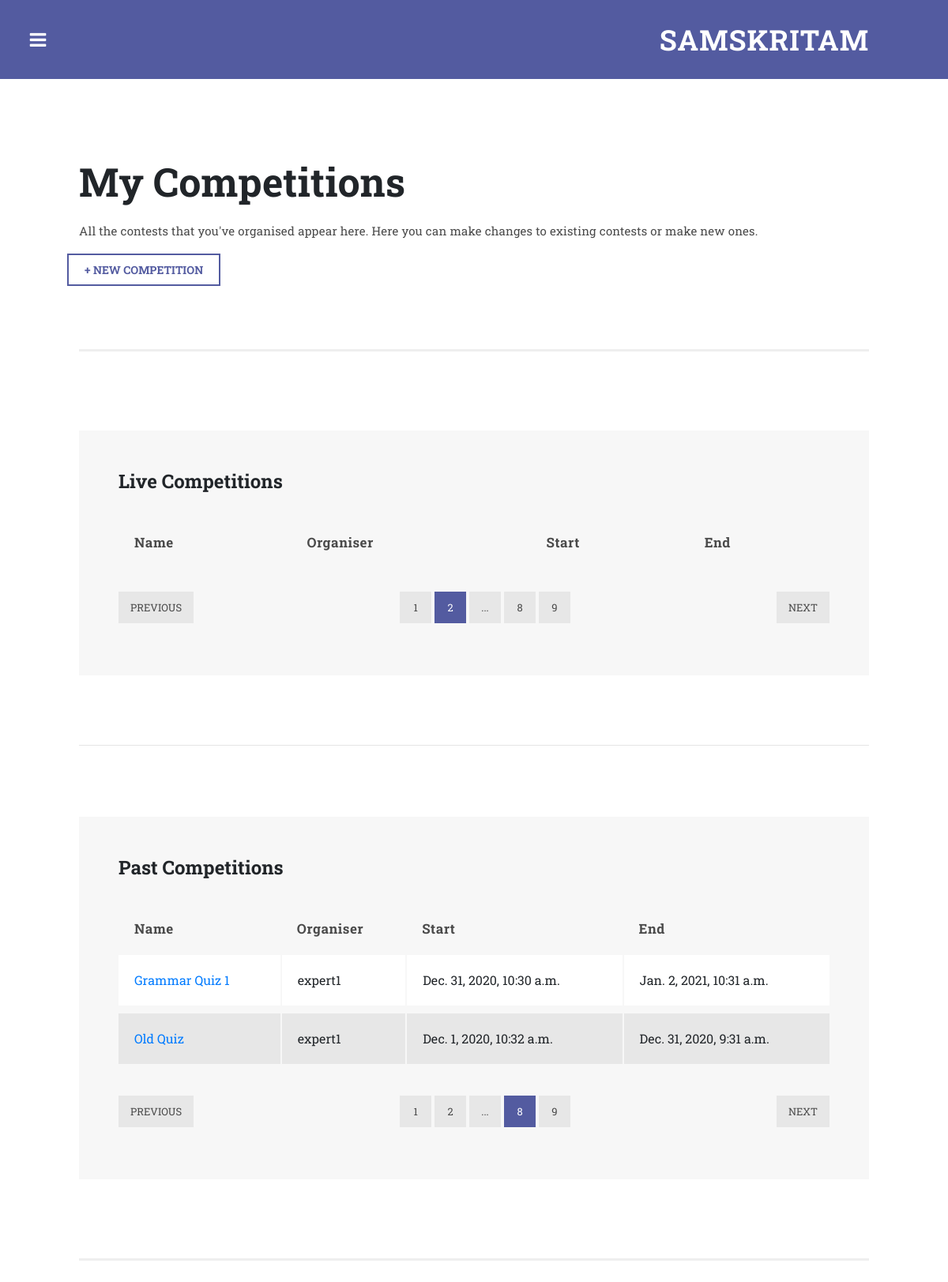
Before: /my_competitions/ (signed in) with the older database file.
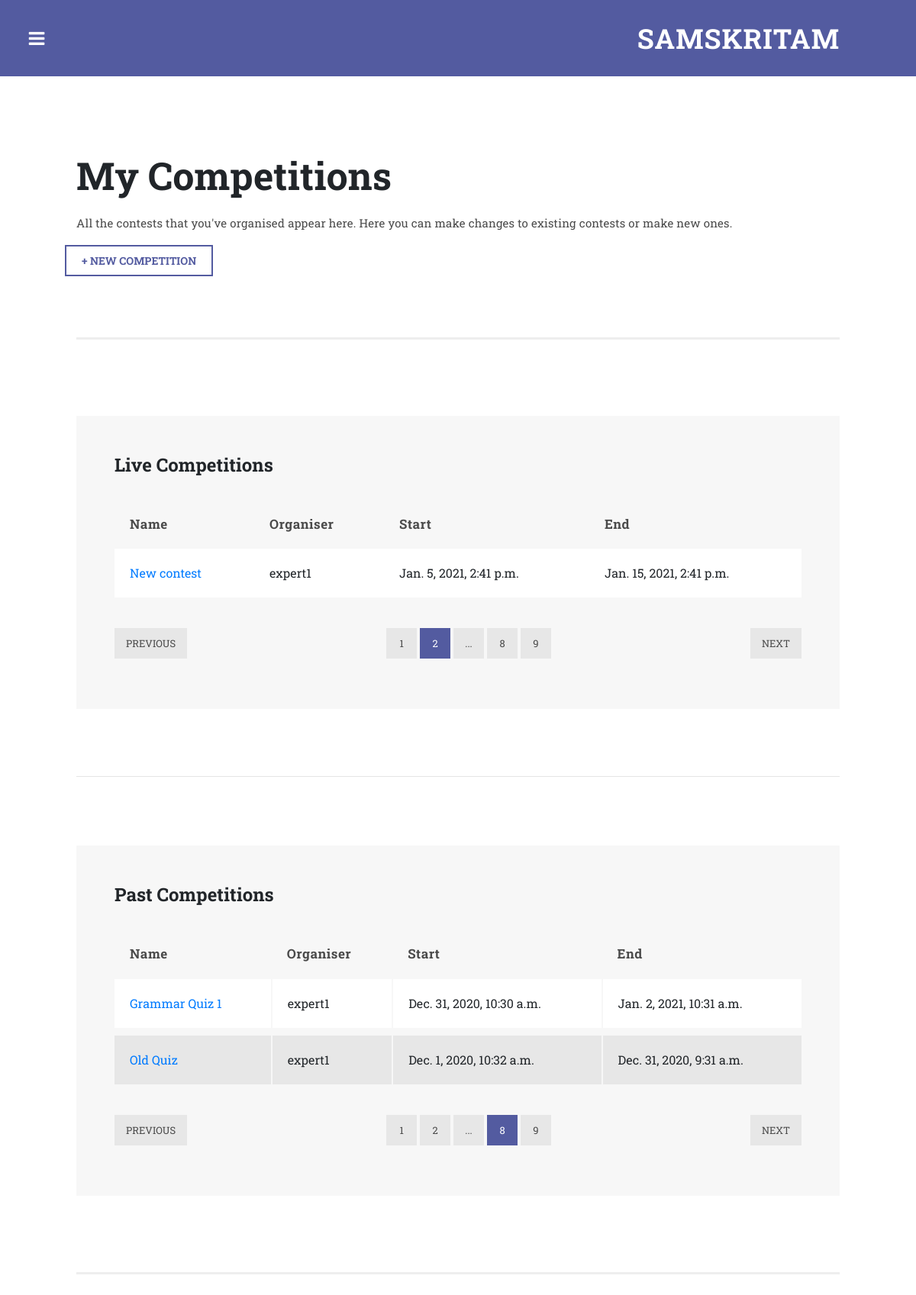
After: the same page with the newer database file.
### main/models.py (models this page shows, shortened)
class Competition(models.Model):
    name = models.CharField(max_length=200)
    organiser = models.ForeignKey(User,on_delete=models.SET_NULL,null=True)
    description = models.TextField(default='-')
    start_time = models.DateTimeField(null = True)
    end_time = models.DateTimeField(null = True)
    imageurl = models.TextField(null = True, blank = True,default='-')
    imagename = models.TextField(null = True, blank =True,default='-')

### main/views.py (the view)
# urls.py: path('my_competitions/',views.my_competitions,name="my_competitions"),
def my_competitions(request):
    expert = None
    if request.user.is_authenticated:
        if Expert_data.objects.filter(user = request.user):
            expert = request.user
    if not expert:
        return(redirect(home))
    now = datetime.now()
    my_live_competitions = Competition.objects.filter(end_time__gte=now,organiser = expert)
    my_past_competitions = Competition.objects.filter(end_time__lt=now,organiser = expert)
    return render(request,'main/my_competitions.html',{"expert":expert,"live_competitions":my_live_competitions,"past_competitions":my_past_competitions})

### templates/main/my_competitions.html (shortened to what this page needs)
{%extends "main/base.html"%}
{% load static %}
{% block content %}
            <div class="page-heading">
              <div class="container-fluid">
                <div class="row">
                  <div class="col-md-12">
                    <h1 style="font-size: 50px;">My Competitions</h1>
                    <p>All the contests that you've organised appear here. Here you can make changes to existing contests or make new ones.</p>
                  </div>
                  <div class="heading">
                <a href="{% url 'new_competition' %}"><button>+ New Competition</button></a>
                  </div>
                </div>
              </div>
            </div>
            <section class="tables">
              <div class="container-fluid">
                <div class="row">
                  <div class="col-md-12">
                    <div class="default-table">
                      <div class="section-heading">
                        <h2>Live Competitions</h2>
                      </div>
                      <table>
                        <thead>
                          <tr>
                            <th>Name</th>
                            <th>Organiser</th>
                            <th>Start</th>
                            <th>End</th>
                          </tr>
                        </thead>
                        <tbody>
                          {% for competition in live_competitions %}
                          <tr>
                            <td><a href="{% url 'my_competition_description' pk=competition.pk %}">{{competition.name}}</a></td>
                            <td>{{competition.organiser}}</td>
                            <td>{{competition.start_time}}</td>
                            <td>{{competition.end_time}}</td>
                          </tr>
                          {% endfor %}
                        </tbody>
                      </table>
                      <ul class="table-pagination">
                        <li><a href="#">Previous</a></li>
                        <li><a href="#">1</a></li>
                        <li class="active"><a href="#">2</a></li>
                        <li><a href="#">...</a></li>
                        <li><a href="#">8</a></li>
                        <li><a href="#">9</a></li>
                        <li><a href="#">Next</a></li>
                      </ul>
                    </div>
                    <br><br><br>
                    <hr>
                    <br>
                    <div class="alternate-table">
                      <div class="section-heading">
                        <h2>Past Competitions</h2>
                      </div>
                      <table>
                        <thead>
                          <tr>
                            <th>Name</th>
                            <th>Organiser</th>
                            <th>Start</th>
                            <th>End</th>
                          </tr>
                        </thead>
                        {% for competition in past_competitions %}
                          <tr>
                            <td><a href="{% url 'my_competition_description' pk=competition.pk %}">{{competition.name}}</a></td>
                            <td>{{competition.organiser}}</td>
                            <td>{{competition.start_time}}</td>
                            <td>{{competition.end_time}}</td>
                          </tr>
                          {% endfor %}
                      </table>
                      <ul class="table-pagination">
                        <li><a href="#">Previous</a></li>
                        <li><a href="#">1</a></li>
                        <li><a href="#">2</a></li>
                        <li><a href="#">...</a></li>
                        <li class="active"><a href="#">8</a></li>
                        <li><a href="#">9</a></li>
                        <li><a href="#">Next</a></li>
                      </ul>
                    </div>
                  </div>
                </div>
              </div>
            </section>
      {%endblock%}

Changed rows visible on the page:
added Competition: name "New contest", organiser "expert1", start_time "Jan. 5, 2021, 2:41 p.m.", end_time "Jan. 15, 2021, 2:41 p.m.", shown under "Live Competitions"
